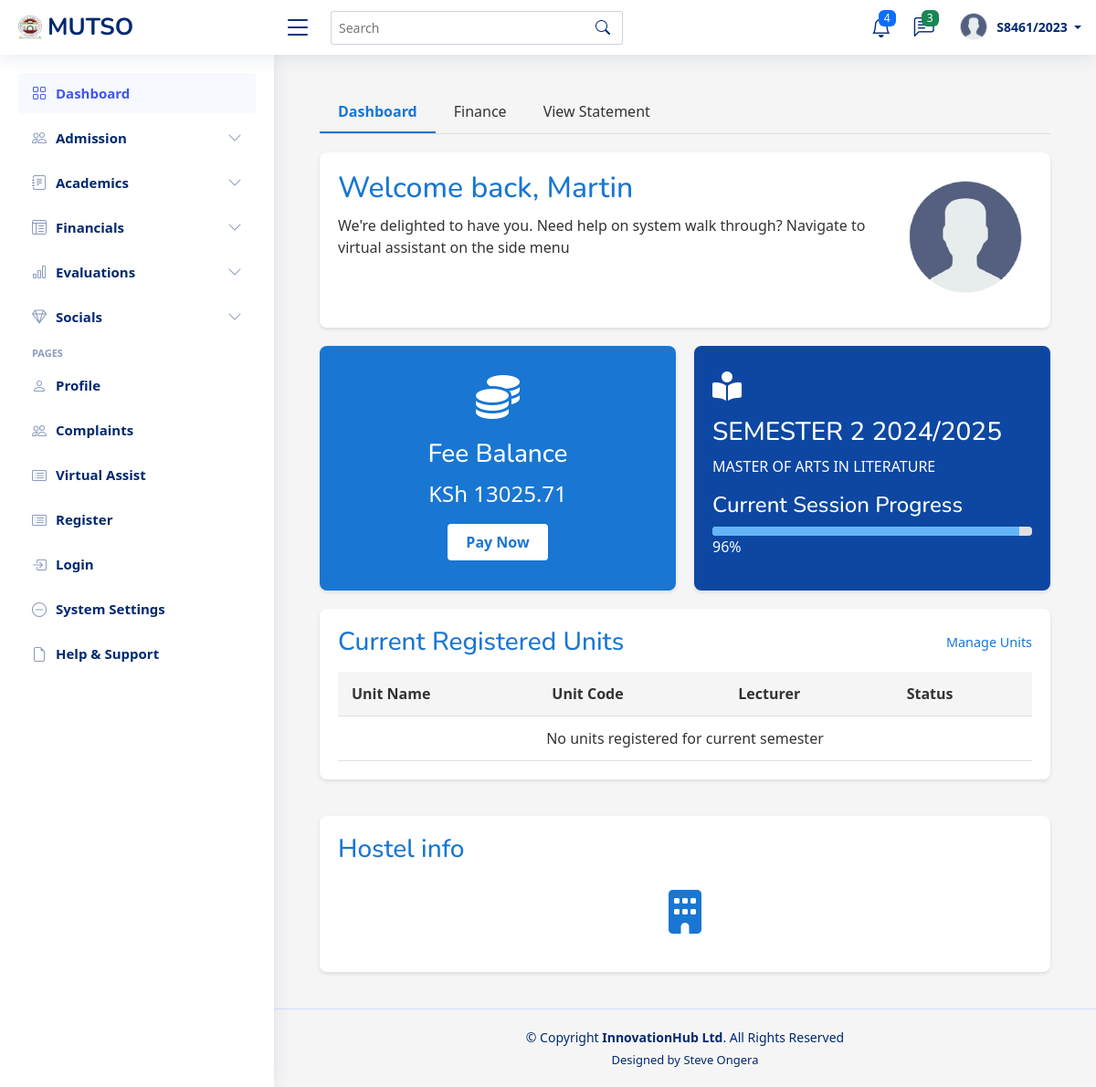
Before: /student/dashboard/ (signed in) with the older database file.
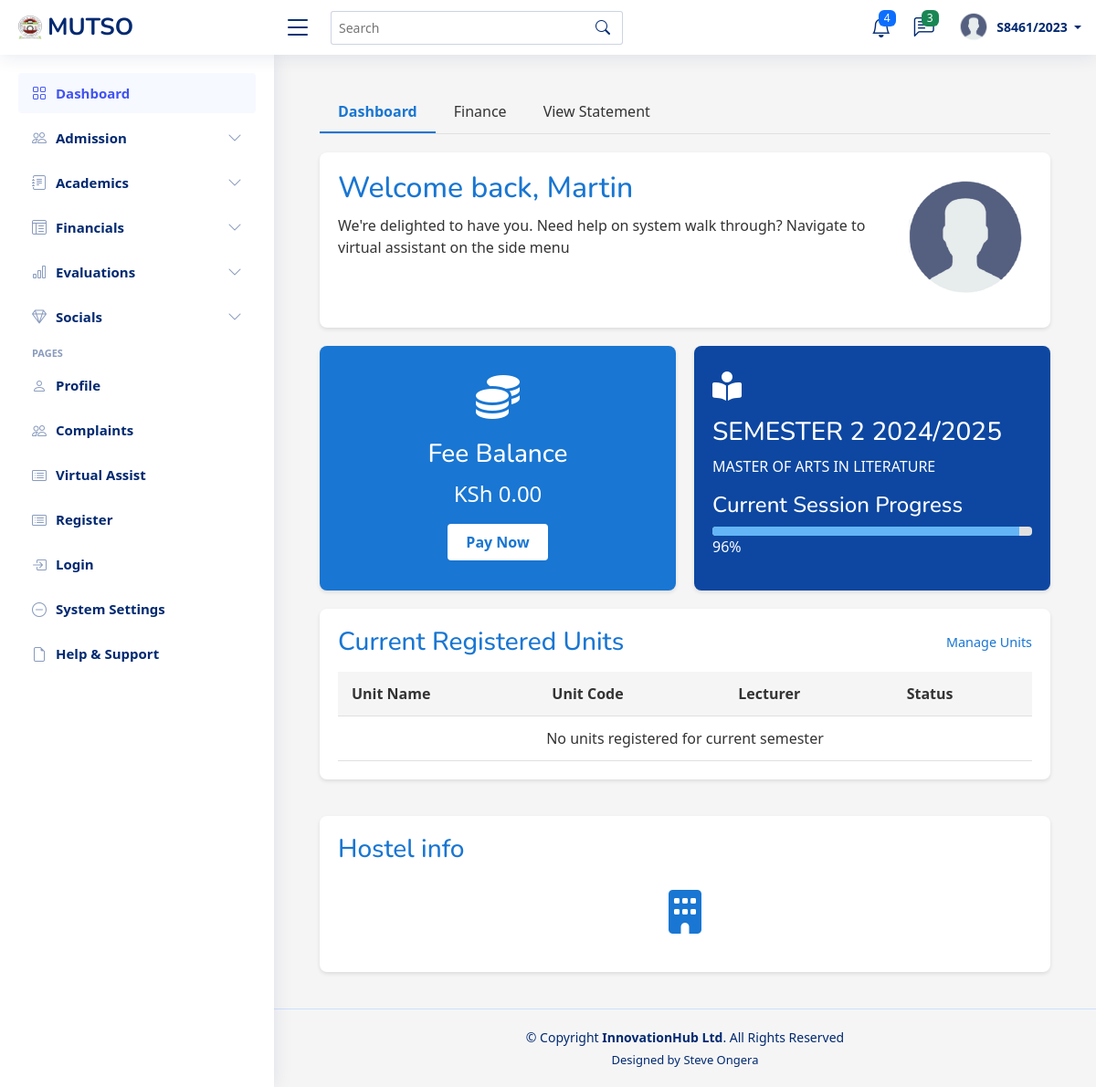
After: the same page with the newer database file.
### students_portal/models.py (models this page shows, shortened)
class StudentFee(models.Model):
    student = models.ForeignKey(Student, on_delete=models.CASCADE, related_name='fee_records')
    fee_structure = models.ForeignKey(FeesStructure, on_delete=models.CASCADE, related_name='student_fees')
    amount_paid = models.DecimalField(max_digits=10, decimal_places=2, default=0)
    balance = models.DecimalField(max_digits=10, decimal_places=2)
    last_payment_date = models.DateField(blank=True, null=True)

### students_portal/views.py (the view)
# urls.py: path('student/dashboard/', views.student_dashboard, name='student_dashboard'),
@login_required
@login_required
def student_dashboard(request):
    if request.session.get('user_type') != 'student':
        messages.error(request, "You don't have access to the student dashboard.")
        return redirect('login')
    student_id = request.session.get('student_id')
    try:
        student = Student.objects.select_related('programme').get(id=student_id)
        programme = student.programme
        current_semester = Semester.objects.filter(is_current=True).first()
        if not current_semester:
            current_semester = Semester.objects.order_by('-academic_year__start_date', '-start_date').first()
        enrolled_units = []
        session_progress = 0
        if current_semester:
            enrolled_units = StudentEnrollment.objects.filter(
                student=student,
                semester=current_semester
            ).select_related('programme_unit', 'programme_unit__unit')
            if current_semester.end_date and current_semester.start_date:
                today = datetime.now().date()
                total_days = (current_semester.end_date - current_semester.start_date).days
                days_passed = max(0, (today - current_semester.start_date).days)
                session_progress = min(100, round((days_passed / total_days) * 100)) if total_days > 0 else 0
        current_balance = 0
        current_fee_record = None
        if current_semester:
            current_fee_structure = FeesStructure.objects.filter(
                programme=programme,
                year_of_study=student.current_year,
                semester=student.current_semester,
                academic_year=current_semester.academic_year
            ).first()
            if current_fee_structure:
                current_fee_record = StudentFee.objects.filter(
                    student=student,
                    fee_structure=current_fee_structure
                ).first()
                if current_fee_record:
                    current_balance = current_fee_record.balance
        context = {
            'student': student,
            'programme': programme,
            'current_semester': current_semester,
            'enrolled_units': enrolled_units,
            'session_progress': session_progress,
            'current_balance': current_balance,
            'current_fee_record': current_fee_record,  # Pass the entire record for more details if needed
            'page_title': 'Student Dashboard',
        }
        return render(request, 'dashboards/student_dashborad_page.html', context)
    except Student.DoesNotExist:
        messages.error(request, "Student data profile not found. Please contact administration.")
        return redirect('login')

### templates/dashboards/student_dashborad_page.html (shortened to what this page needs)
{% extends 'base/base.html' %}
{% load static %}
{% block content %}
<link rel="stylesheet" href="{% static 'assets/css/student_dashboard.css' %}">
<div class="main-content">
    <div class="dashboard-tabs">
        <div class="tab active">Dashboard</div>
        <div class="tab">Finance</div>
        <div class="tab">View Statement</div>
    </div>
    <div class="welcome-card">
        <div class="welcome-text">
            <h2>Welcome back, {{ user.first_name }}</h2>
            <p>We're delighted to have you. Need help on system walk through? Navigate to virtual assistant on the side menu</p>
        </div>
        <div class="welcome-image">
            <img src="{% static 'assets/img/profile.png' %}" alt="Student Dashboard">
        </div>
    </div>
    <div class="dashboard-grid">
        <div class="fee-card">
            <div class="fee-icon">
                <i class="fas fa-coins"></i>
            </div>
            <h3>Fee Balance</h3>
            <div class="fee-balance"> KSh {{ current_balance|floatformat:2 }}</div>
            <button class="pay-btn">Pay Now</button>
        </div>
        <div class="semester-card">
            <div class="semester-icon">
                <i class="fas fa-book-reader"></i>
            </div>
            <h3>SEMESTER {{ student.current_semester }} {{ current_semester.academic_year.name  }}</h3>
            <p>{{ programme.name|upper }}</p>
            <h4>Current Session Progress</h4>
            <div class="progress-bar">
                <div class="progress-fill" style="width: {{ session_progress }}%;"></div>
            </div>
            <p>{{ session_progress }}%</p>
        </div>
        <div class="units-section dashboard-full-width">
            <div class="section-header">
                <h3 class="section-title">Current Registered Units</h3>
                <a href="{% url 'unit_enrollment' %}" class="view-all">Manage Units</a>
            </div>
            <table class="units-table">
                <thead>
                    <tr>
                        <th>Unit Name</th>
                        <th>Unit Code</th>
                        <th>Lecturer</th>
                        <th>Status</th>
                    </tr>
                </thead>
                <tbody>
                    {% for enrollment in enrolled_units %}
                    <tr>
                        <td>{{ enrollment.programme_unit.unit.name }}</td>
                        <td>{{ enrollment.programme_unit.unit.code }}</td>
                        <td>
                            {% with allocation=enrollment.programme_unit.unit_allocations.first %}
                                {% if allocation %}
                                    {{ allocation.lecturer.get_full_name }}
                                {% else %}
                                    Not Assigned
                                {% endif %}
                            {% endwith %}
                        </td>
                        <td class="status-pending">Registered</td>
                    </tr>
                    {% empty %}
                    <tr>
                        <td colspan="4" class="text-center">No units registered for current semester</td>
                    </tr>
                    {% endfor %}
                </tbody>
            </table>
        </div>
        <div class="hostel-card dashboard-full-width">
            <h3 class="hostel-title">Hostel info</h3>
            <div class="hostel-icon">
                <i class="fas fa-building"></i>
            </div>
        </div>
    </div>
</div>
{% endblock %}

Changed rows visible on the page:
removed StudentFee: balance "13025.71"
Other visible differences:
{{ current_balance|floatformat:2 }}: (not shown) → "0.00"
